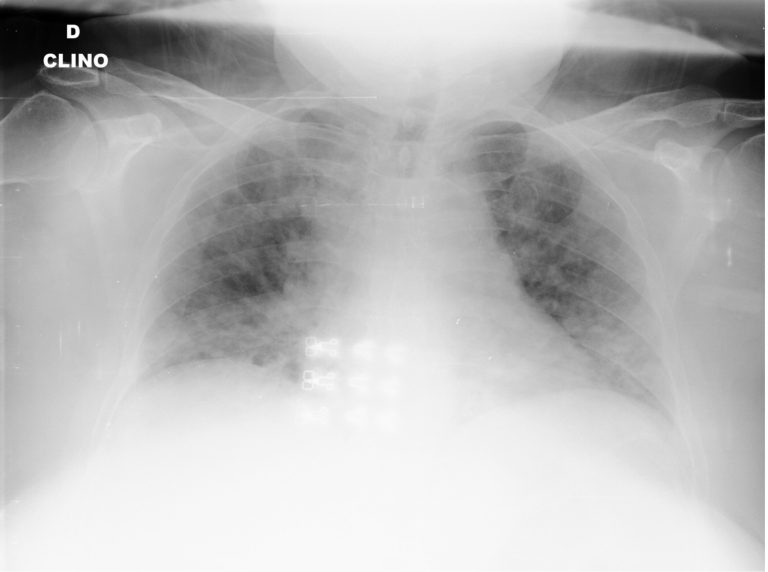
#> input picture dataset_split/train/covid/01E392EE-69F9-4E33-BFCE-E5C968654078-768x572.jpeg, 768 x 572 px; its folder holds only this picture in this run
$ python phase1_baseline.py
#> lines starting #> are read from the running program, lines starting #| are printed output that depends on the picture
import cv2
import numpy as np
import os
import time
import matplotlib.pyplot as plt

class Phase1Baseline:
    def __init__(self, base_path, show_per_class=2):
        self.base_path = base_path
        self.target_size = (224, 224)
        self.show_per_class = show_per_class  # 🔥 how many images to display per class

    def run_baseline(self):
        print("================ PHASE 1: BASELINE LOG ================")
        train_path = os.path.join(self.base_path, "train")

        total_images = 0

        for cls in os.listdir(train_path):
            cls_path = os.path.join(train_path, cls)
            if not os.path.isdir(cls_path):
                continue

            print(f"\n[CLASS: {cls.upper()}]")
            show_count = 0  # 🔥 control visualization

            for img_name in os.listdir(cls_path):
                img_path = os.path.join(cls_path, img_name)

                img = cv2.imread(img_path)
#> img is the input picture: shape (572, 768, 3); min 0, max 255, mean 186.3
                if img is None:
                    print("Skipping:", img_name)
                    continue

                # Preprocessing
                resized = cv2.resize(img, self.target_size)
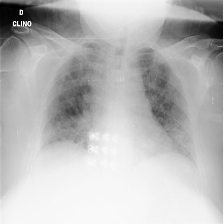
#> resized: shape (224, 224, 3); min 0, max 255, mean 186.3
                normalized = resized.astype(np.float32) / 255.0
                tensor = np.transpose(normalized, (2, 0, 1))

                # Baseline computation
                out_h, out_w = 222, 222
                flops = 2 * (3**2) * 3 * 16 * out_h * out_w

                start_time = time.time()
                feature_map = np.random.randn(16, out_h, out_w)
                duration = time.time() - start_time

                # Console Output
                print(f"\n - Image: {img_name}")
                print(f" - Tensor Shape: {tensor.shape}")
#|  - Tensor Shape: (3, 224, 224)
                print(f" - Complexity: {flops:,} FLOPs")
                print(f" - Processing Time: {duration:.6f}s")

                total_images += 1

                # 🔥 Show only limited images using matplotlib
                if show_count < self.show_per_class:
                    self.visualize(img, normalized, feature_map[0], cls, img_name)
#> in visualize, `plt.show()`:
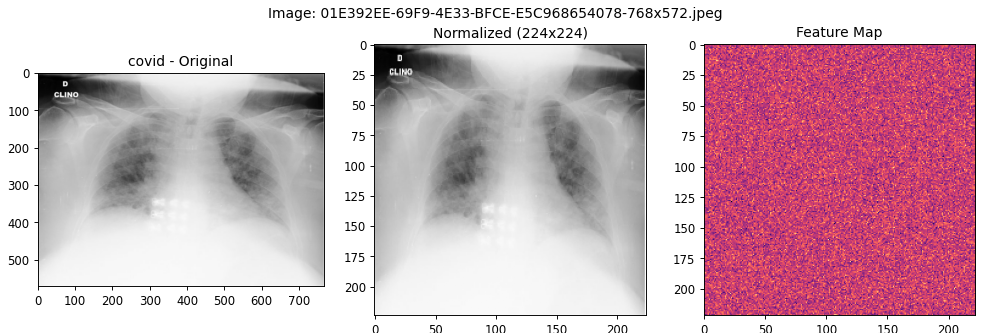
#> figure drawn by matplotlib, 3 panels
                    show_count += 1
#> pass 2 of the loop in run_baseline, `for cls in os.listdir(train_path):`:
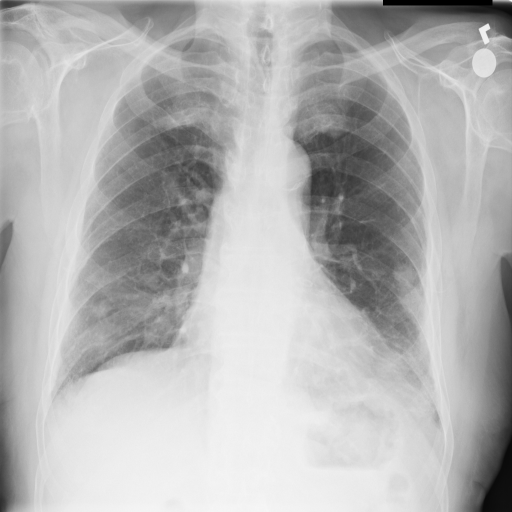
#> input picture dataset_split/train/normal/00000002_000.png, 1024 x 1024 px (shown at 1/2 size)
#> in run_baseline, img is the input picture: shape (1024, 1024, 3); min 0, max 252, mean 180.1
#> in run_baseline, `resized = cv2.resize(img, self.target_size)`:
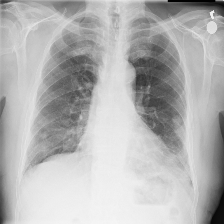
#> resized: shape (224, 224, 3); min 0, max 245, mean 180
#|  - Tensor Shape: (3, 224, 224)
#> in visualize (call 2), `plt.show()`:
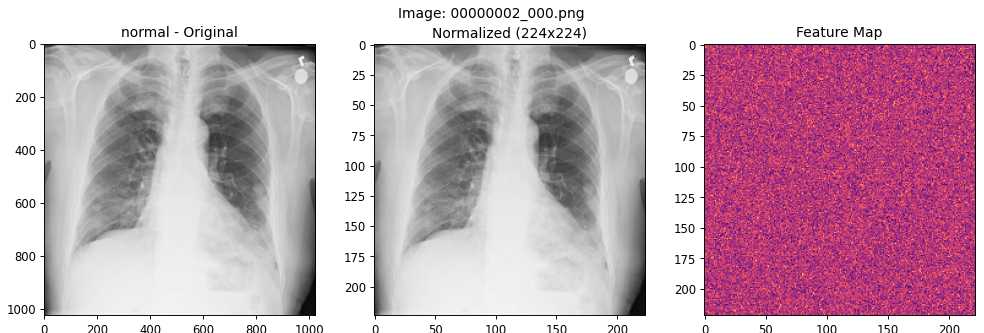
#> figure drawn by matplotlib, 3 panels

        print("\n================ SUMMARY ================")
        print(f"Total Images Processed: {total_images}")

    def visualize(self, orig, norm, f_map, cls, img_name):
        plt.figure(figsize=(12, 4))

        plt.subplot(1, 3, 1)
        plt.imshow(cv2.cvtColor(orig, cv2.COLOR_BGR2RGB))
        plt.title(f"{cls} - Original")

        plt.subplot(1, 3, 2)
        plt.imshow(norm)
        plt.title("Normalized (224x224)")

        plt.subplot(1, 3, 3)
        plt.imshow(f_map, cmap='magma')
        plt.title("Feature Map")

        plt.suptitle(f"Image: {img_name}")
        plt.tight_layout()
        plt.show()


# Run it
if __name__ == "__main__":
    baseline = Phase1Baseline(
        base_path="dataset_split",
        show_per_class=2   # 🔥 change this (1,2,3...) to control display
    )
    baseline.run_baseline()
